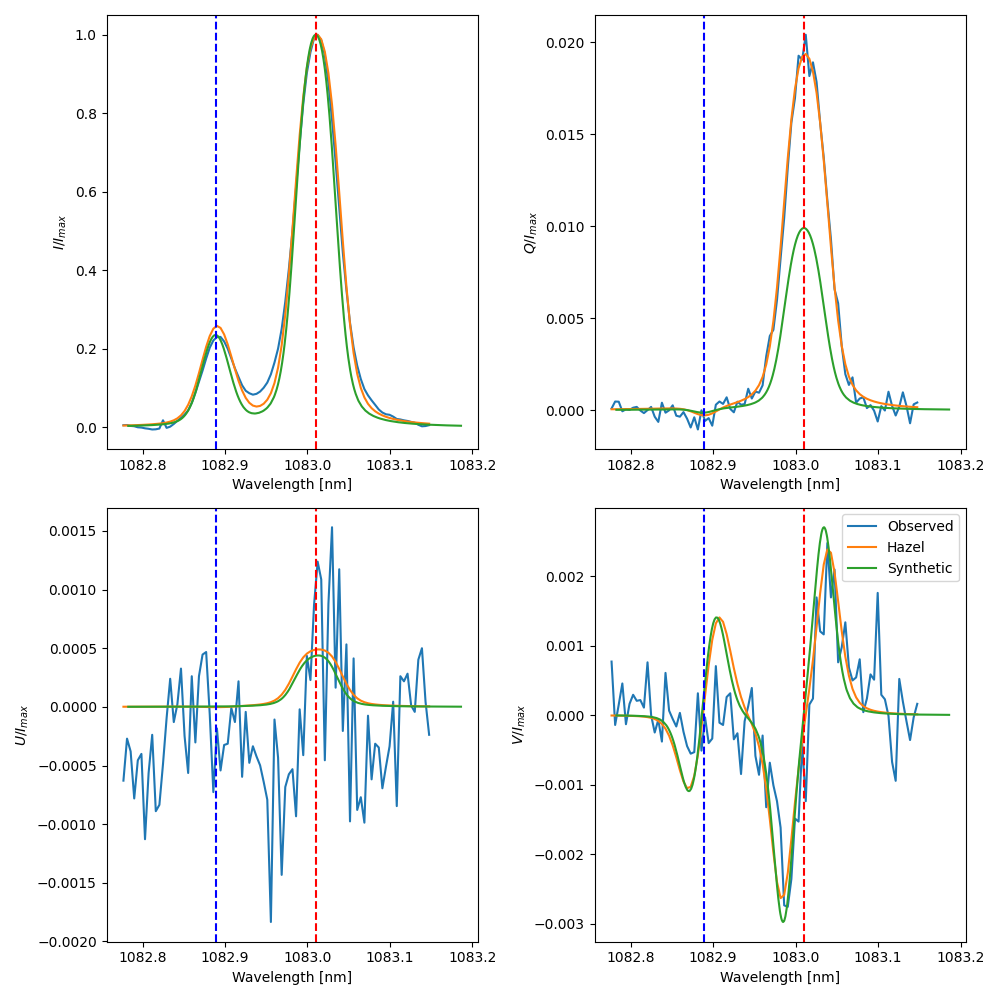

The script that saved this image:
import numpy as np
import matplotlib.pyplot as plt
from scipy.io import readsav


data = readsav('para_andreu.sav')

lam = data['lam']
I_obs = data['perfil_obs']
I_anal = data['perfil_syn']

datadir = 'output_hazel_comp_20230328-085952'
# datadir = ''

wave, tau = np.loadtxt(f'{datadir}/out/tau_00.out', skiprows=3, unpack=True)

print('tau max', tau.max())
plt.plot(wave, tau)
plt.xlabel('Wavelength [nm]')
plt.ylabel('Optical depth')
plt.show()

nus, I_nlte, Q_nlte, U_nlte, V_nlte = np.loadtxt(f'{datadir}/out/stokes_00.out', skiprows=3, unpack=True)
norm = I_nlte.max()
II_nlte = np.array([I_nlte, -Q_nlte, -U_nlte, V_nlte])/norm

wave_nus = 299792458/nus
nn = 1.000293
wave_nus = wave_nus/1e-9/nn

nu_1 = 2.76733e14
nu_2 = 2.76764e14
wave_1 = 299792458/nu_1/1e-9/nn
wave_2 = 299792458/nu_2/1e-9/nn

length = len(wave_nus)
p1 = int(length/8)
p3 = int(p1*7)

II_nlte_plot = II_nlte[:,p1:p3]
wave_plot = wave_nus[p1:p3]

"""
PARAMETERS OF THE INVERSION:
Altura de la capa: 6000 km
LOS 98 grados == -0.13 mu
B = 22.8 G
B_inc = 149.0 grados
B_az = -0.1 grados
# v_dop = 5.0 km/s
vtherm = 6.4 km/s
vmacro = 0.41 km/s (0 en NLTE)
a_voigt = 0.19
tau = 1.8 (1.8 en NLTE)
"""


# make a 4 panel plot with the observed and synthetic profiles
fig, axes = plt.subplots(2, 2, figsize=(10,10))
labels = [r'$I/I_{max}$', r'$Q/I_{max}$', r'$U/I_{max}$', r'$V/I_{max}$']
for i,ax in enumerate(axes.flatten()):
    ax.plot(lam/10 + wave_2, I_obs[:,i], label='Observed')
    ax.plot(lam/10 + wave_2, I_anal[:,i], label='Hazel')
    ax.plot(wave_plot, II_nlte_plot[i], label='Synthetic')
    ax.set_xlabel('Wavelength [nm]')
    ax.set_ylabel(labels[i])
    # vertical lines at the transition wavelengths
    ax.axvline(wave_1, color='r', linestyle='--')
    ax.axvline(wave_2, color='b', linestyle='--')
ax.legend()

plt.tight_layout()
plt.savefig('comparison_hazel_inversion.png')
plt.show()
